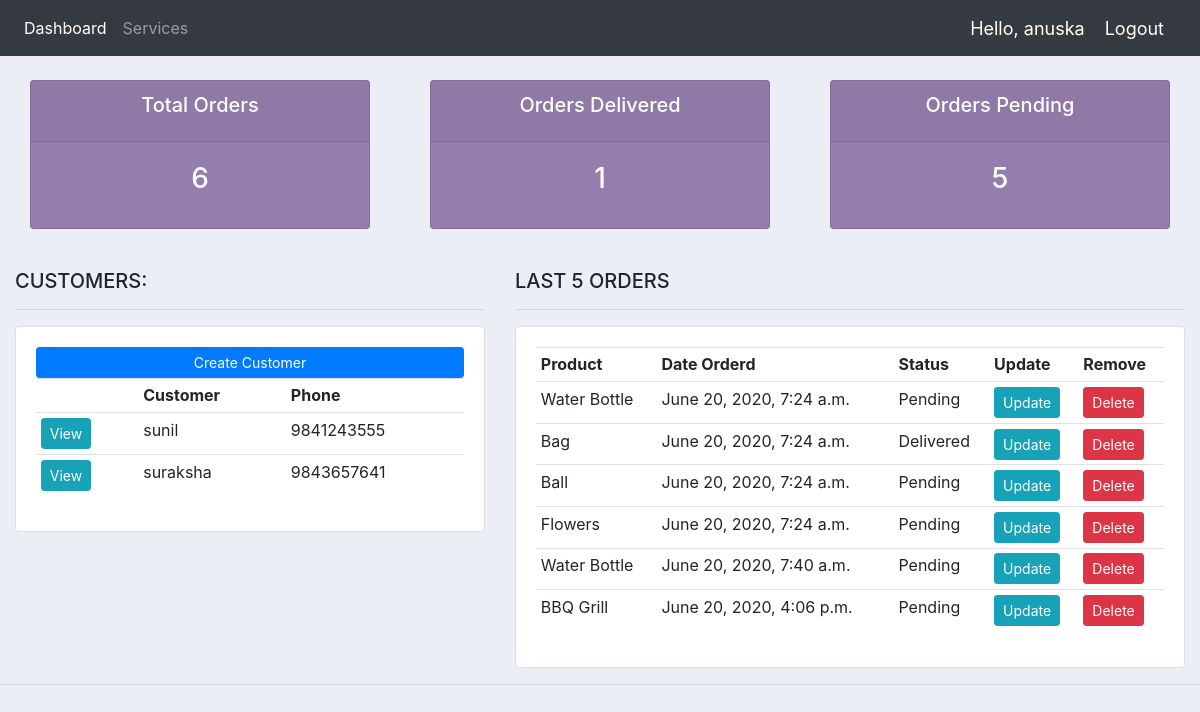
The app's page / (signed in) with its own data.
### accounts/models.py (models this page shows, shortened)
class Customer(models.Model):
	user = models.OneToOneField(User, on_delete=models.CASCADE, null=True, blank=True)
	name = models.CharField(max_length=200, null=True)
	phone = models.CharField(max_length=200, null=True)
	email = models.CharField(max_length=200, null=True)
	profile_pic = models.ImageField(default = "default_img.jpg", null=True, blank=True)
	date_created = models.DateTimeField(auto_now_add=True, null=True)

class Order(models.Model):
	STATUS = (
		('Pending', 'Pending'),
		('Out for delivery', 'Out for delivery'),
		('Delivered', 'Delivered'),
		)
	customer = models.ForeignKey(Customer, null = True, on_delete = models.SET_NULL)
	product = models.ForeignKey(Product, null = True, on_delete = models.SET_NULL)
	date_created = models.DateTimeField(auto_now_add = True)
	status = models.CharField(max_length = 200, null = True, choices = STATUS)

class Product(models.Model):
	CATEGORY = (
		('Indoor', 'Indoor'),
		('Outdoor', 'Outdoor')
		)
	name = models.CharField(max_length = 200, null = True)
	price = models.FloatField(null = True)
	category = models.CharField(max_length = 200, null = True, choices = CATEGORY)
	description = models.CharField(max_length = 200, null = True, blank = True)
	date_created = models.DateTimeField(auto_now_add = True)
	tags = models.ManyToManyField(Tag)
	def __str__(self):
		return self.name

### accounts/decorators.py (the view)
	def wrapper_function(request, *args, **kwargs):
		group = None
		if request.user.groups.exists():
			group = request.user.groups.all()[0].name
		if group == 'customer':
			return redirect('user-page')
		if group == 'admin':
			return view_func(request, *args, **kwargs)

### accounts/views.py (called while the page is built)
@login_required(login_url='login')
@admin_only
def home(request):
	orders = Order.objects.all()
	customers = Customer.objects.all()
	total_customers = customers.count()
	total_orders = orders.count()
	delivered = orders.filter(status='Delivered').count()
	pending = orders.filter(status='Pending').count()
	context = {'orders':orders, 'customers':customers,
	'total_orders':total_orders,'delivered':delivered,
	'pending':pending }
	return render(request, 'accounts/dashboard.html', context)

### accounts/templates/accounts/dashboard.html
{% extends 'accounts/main.html'%}
{% block content %}
{%  include 'accounts/status.html' %}
<br>
<div class="row">
	<div class="col-md-5">
		<h5>CUSTOMERS:</h5>
		<hr>
		<div class="card card-body">
			<a class="btn btn-primary  btn-sm btn-block" href="">Create Customer</a>
			<table class="table table-sm">
				<tr>
					<th></th>
					<th>Customer</th>
					<th>Phone</th>
				</tr>
				{% for customer in customers  %}
				<tr>
					<td><a class="btn btn-info btn-sm "href="{% url 'customer' customer.id %}">View</a></td>
					<td>{{customer.name}}</td>
					<td>{{customer.phone}}</td>
				</tr>
				{% endfor %}
			</table>
		</div>
	</div>
	<div class="col-md-7">
		<h5>LAST 5 ORDERS</h5>
		<hr>
		<div class="card card-body">
			<table class="table table-sm">
				<tr>
					<th>Product</th>
					<th>Date Orderd</th>
					<th>Status</th>
					<th>Update</th>
					<th>Remove</th>
				</tr>
				{% for order in orders  %}
				<tr>
					<td>{{order.product}}</td>
					<td>{{order.date_created}}</td>
					<td>{{order.status}}</td>
					<td><a class="btn btn-info btn-sm" href="{% url 'update_order' order.id %}">Update</a></td>
					<td><a class="btn btn-danger btn-sm" href="{% url 'delete_order' order.id %}">Delete</a></td>
				</tr>
				{% endfor %}
			</table>
		</div>
	</div>
</div>
{% endblock %}

### accounts/templates/accounts/navbar.html (shortened to what this page needs)
{% load static %}
<nav class="navbar navbar-expand-lg navbar-dark bg-dark">
  <div class="collapse navbar-collapse" id="navbarNav">
    <ul class="navbar-nav">
      <li class="nav-item active">
        <a class="nav-link" href="{% url 'home' %}">Dashboard</a>
      </li>
      <li class="nav-item">
        <a class="nav-link" href="{% url 'products' %}">Services</a>
      </li>
    </ul>
  </div>
  <span class = "hello-msg">Hello, {{request.user}}</span>
  <span><a class = "hello-msg" href="{% url 'logout'%}">Logout</a></span>
</nav>

### static/css/main.css (style rules this page uses)
body { background-color: #ebeff5; }

### accounts/templates/accounts/navbar.html (style rules this page uses)
.hello-msg { font-size: 18px; color: #fff; margin-right: 20px; }

### records on screen
Customer: name "sunil", phone "9841243555"
Customer: name "suraksha", phone "9843657641"
Order: product "Water Bottle", date_created "June 20, 2020, 7:24 a.m.", status "Pending"
Order: product "Bag", date_created "June 20, 2020, 7:24 a.m.", status "Delivered"
Order: product "Ball", date_created "June 20, 2020, 7:24 a.m.", status "Pending"
Order: product "Flowers", date_created "June 20, 2020, 7:24 a.m.", status "Pending"
Order: product "Water Bottle", date_created "June 20, 2020, 7:40 a.m.", status "Pending"
Order: product "BBQ Grill", date_created "June 20, 2020, 4:06 p.m.", status "Pending"

### other values on screen
{{ request.user }} "anuska"
{{ total_orders }} "6"
{{ delivered }} "1"
{{ pending }} "5"
